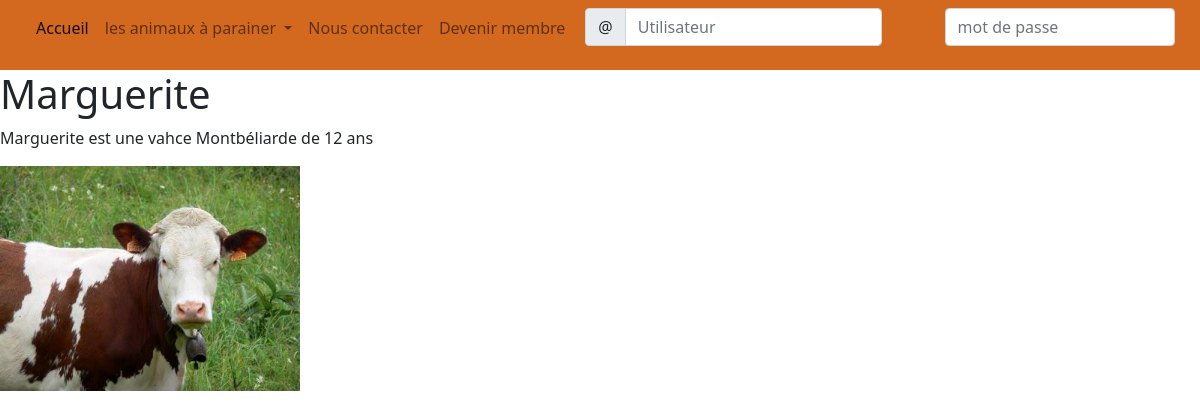
Screenshot of /app/php/vache.php?id=1 with the database file from the repository.
### tables this page shows
CREATE TABLE `vaches` (
  `Nom` varchar(20) NOT NULL,
  `Race` varchar(20) NOT NULL,
  `Age` int(2) NOT NULL,
  `Descriptif` varchar(200) NOT NULL,
  `Photo` varchar(40) DEFAULT NULL,
  `fk_Ferme` int(2) NOT NULL,
  `id_vache` int(4) NOT NULL
);

### app/php/vache.php (the view)
<?php
    require("../appel/header.php");
    require("../appel/db.php");
    $DB->exec("SET CHARACTER SET utf8");
    $id = $_GET['id'];
    $req = $DB->prepare("SELECT * FROM vaches WHERE id_vache= $id ");
    $result=$req->execute();
    $tab=$req->fetch();
?>
<h1><?php echo $tab['Nom'];?></h1>
<P>
    <?php echo $tab['Descriptif']; ?>
</P>
<img class="parrain" src="../images/<?PHP echo $tab["Photo"]; ?>" />

### app/css/style.css (style rules this page uses)
.parrain { width: 25vw !important; }

### rows the page displays
vaches: Nom "Marguerite", Descriptif "Marguerite est une vahce Montbéliarde de 12 ans", Photo (picture)
